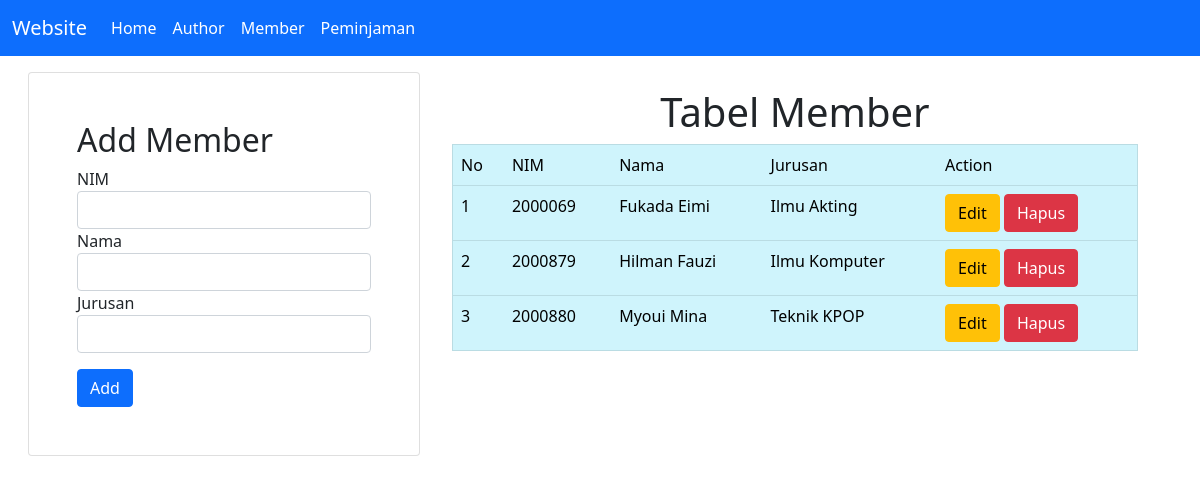
The page /member.php on the database its author committed.
### tables this page shows
CREATE TABLE `member` (
  `nim` varchar(50) NOT NULL,
  `nama` varchar(100) NOT NULL,
  `jurusan` varchar(100) NOT NULL
);

### conf.php (called while the page is built)
<?php
$db_host = "localhost";
$db_user = "root";
$db_pass = "";
$db_name = "db_dpbolp11";
?>

### includes/DB.class.php (called while the page is built, shortened)
<?php
class DB
{
    var $db_host = "";
    var $db_user = "";
    var $db_pass = "";
    var $db_name = "";
    var $db_link = "";
    var $result = 0;
    function __construct($db_host = '', $db_user = '', $db_pass = '', $db_name = '')
    {
        $this->db_host = $db_host;
        $this->db_user = $db_user;
        $this->db_pass = $db_pass;
        $this->db_name = $db_name;
    }
    function open()
    {
        $this->db_link = mysqli_connect($this->db_host, $this->db_user, $this->db_pass, $this->db_name);
    }
    function execute($query = "")
    {
        $this->result = mysqli_query($this->db_link, $query);
        return $this->result;
    }
    function getResult()
    {
        return mysqli_fetch_array($this->result);
    }
}
?>

### includes/Member.class.php (called while the page is built, shortened)
<?php
class Member extends DB
{
    function getMember()
    {
        $query = "SELECT * FROM member";
        return $this->execute($query);
    }
}
?>

### member.php (the view, shortened to what this page needs)
<?php
include("conf.php");
include("includes/DB.class.php");
include("includes/Member.class.php");
$member = new Member($db_host, $db_user, $db_pass, $db_name);
$member->open();
$member->getMember();
$data_title = null;
$data_form = null;
if (!empty($_GET['id_edit'])) {
    $member->getMemberDetail($_GET['id_edit']);
    list($nim, $nama, $jurusan) = $member->getResult();
    $data_title .= "Edit Member";
    $data_form .= "
        <div class='form-row'>
            <div class='form-group col'>
                <label for='nim'>NIM</label>
                <input type='text' class='form-control' name='nim' value='". $nim ."' readonly/>
            </div>
        </div>
        <div class='form-row'>
        <div class='form-group col'>
            <label for='nama'>Nama</label>
            <input type='text' class='form-control' name='nama' value='". $nama ."' required />
        </div>
        </div>
        <div class='form-row'>
        <div class='form-group col'>
            <label for='jurusan'>Jurusan</label>
            <input type='text' class='form-control' name='jurusan' value='". $jurusan ."' required></input>
        </div>
        </div>
        <button type='submit' name='update' class='btn btn-primary mt-3'>Update</button>
    ";
} else {
    $data_form .= "
        <div class='form-row'>
            <div class='form-group col'>
                <label for='nim'>NIM</label>
                <input type='text' class='form-control' name='nim' required />
            </div>
        </div>
        <div class='form-row'>
        <div class='form-group col'>
            <label for='nama'>Nama</label>
            <input type='text' class='form-control' name='nama' required />
        </div>
        </div>
        <div class='form-row'>
        <div class='form-group col'>
            <label for='jurusan'>Jurusan</label>
            <input type='text' class='form-control' name='jurusan' required></input>
        </div>
        </div>
        <button type='submit' name='add' class='btn btn-primary mt-3'>Add</button>
    ";
}
$data = null;
$no = 1;
while (list($nim, $nama, $jurusan) = $member->getResult()) {
    $data .= "
    <tr>
        <td>" . $no++ . "</td>
        <td>" . $nim . "</td>
        <td>" . $nama . "</td>
        <td>" . $jurusan . "</td>
        <td>
            <a href='member.php?id_edit=" . $nim . "' class='btn btn-warning' '>Edit</a>
            <a href='member.php?id_hapus=" . $nim . "' class='btn btn-danger' '>Hapus</a>
        </td>
    </tr>";
}

### rows shown on the page
member: nim "2000069", nama "Fukada Eimi", jurusan "Ilmu Akting"
member: nim "2000879", nama "Hilman Fauzi", jurusan "Ilmu Komputer"
member: nim "2000880", nama "Myoui Mina", jurusan "Teknik KPOP"

### other values the page prints
$this->content "Website Home Author Member Peminjaman Add Member Tabel Member No NIM Nama Jurusan Action"
